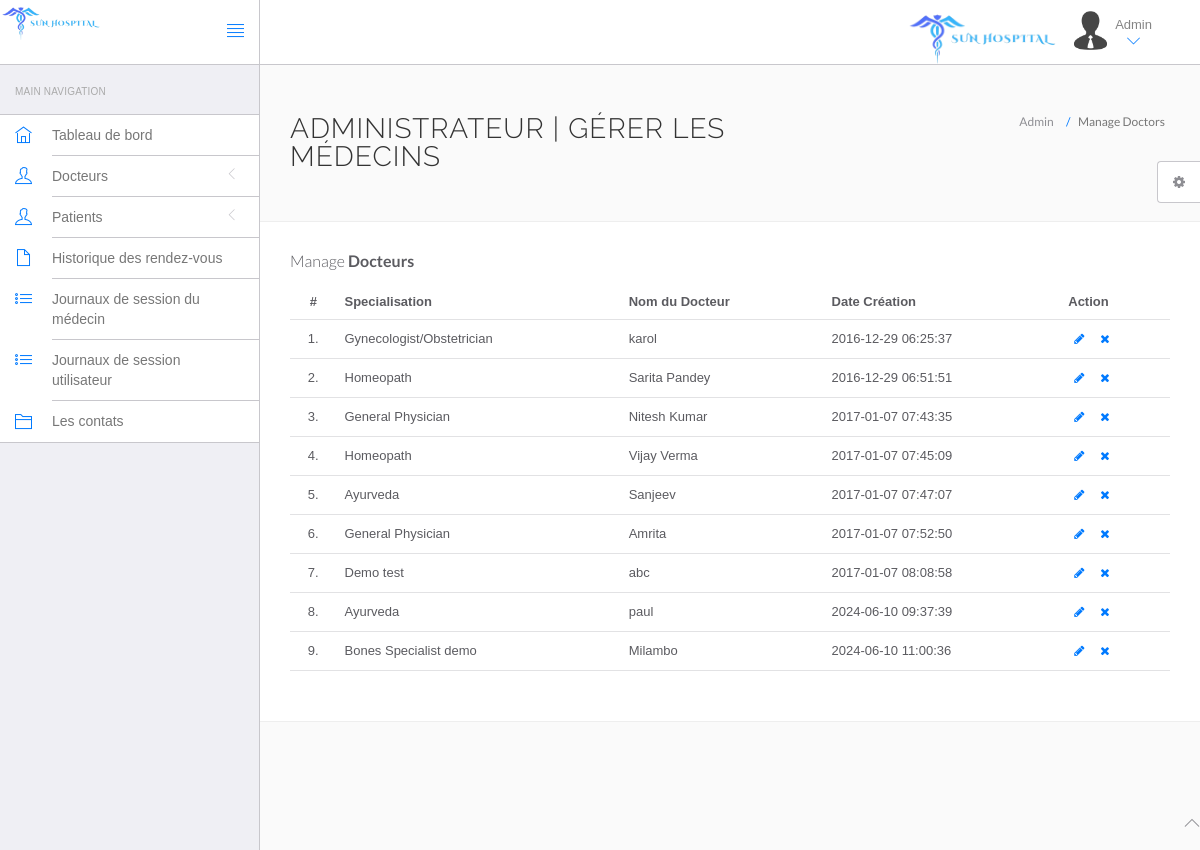
The page /hms/admin/manage-doctors.php (signed in) on the database its author committed.
### tables this page shows
CREATE TABLE `doctors` (
  `id` int NOT NULL,
  `specilization` varchar(255) NOT NULL,
  `doctorName` varchar(255) NOT NULL,
  `address` longtext NOT NULL,
  `docFees` varchar(255) NOT NULL,
  `contactno` bigint NOT NULL,
  `docEmail` varchar(255) NOT NULL,
  `password` varchar(255) NOT NULL,
  `creationDate` timestamp NOT NULL DEFAULT CURRENT_TIMESTAMP
);

### hms/admin/manage-doctors.php (the view, shortened to what this page needs)
<?php
require 'include/config.php';
?>
<!DOCTYPE html>
<html lang="en">
	<head>
		<link rel="stylesheet" href="vendor/bootstrap/css/bootstrap.min.css">
		<link rel="stylesheet" href="vendor/fontawesome/css/font-awesome.min.css">
		<link rel="stylesheet" href="vendor/themify-icons/themify-icons.min.css">
		<link href="vendor/animate.css/animate.min.css" rel="stylesheet" media="screen">
		<link href="vendor/perfect-scrollbar/perfect-scrollbar.min.css" rel="stylesheet" media="screen">
		<link href="vendor/switchery/switchery.min.css" rel="stylesheet" media="screen">
		<link href="vendor/bootstrap-touchspin/jquery.bootstrap-touchspin.min.css" rel="stylesheet" media="screen">
		<link href="vendor/select2/select2.min.css" rel="stylesheet" media="screen">
		<link href="vendor/bootstrap-datepicker/bootstrap-datepicker3.standalone.min.css" rel="stylesheet" media="screen">
		<link href="vendor/bootstrap-timepicker/bootstrap-timepicker.min.css" rel="stylesheet" media="screen">
		<link rel="stylesheet" href="assets/css/styles.css">
		<link rel="stylesheet" href="assets/css/plugins.css">
		<link rel="stylesheet" href="assets/css/themes/theme-1.css" id="skin_color" />
	</head>
	<body>
		<div id="app">
<?php require 'include/sidebar.php';?>
			<div class="app-content">
						<?php require 'include/header.php';?>
				<div class="main-content" >
					<div class="wrap-content container" id="container">
						<section id="page-title">
							<div class="row">
								<div class="col-sm-8">
									<h1 class="mainTitle">
									Administrateur | Gérer les médecins</h1>
																	</div>
								<ol class="breadcrumb">
									<li>
										<span>Admin</span>
									</li>
									<li class="active">
										<span>Manage Doctors</span>
									</li>
								</ol>
							</div>
						</section>
						<div class="container-fluid container-fullw bg-white">
									<div class="row">
								<div class="col-md-12">
									<h5 class="over-title margin-bottom-15">Manage <span class="text-bold">Docteurs</span></h5>
									<table class="table table-hover" id="sample-table-1">
										<thead>
											<tr>
												<th class="center">#</th>
												<th>Specialisation</th>
												<th class="hidden-xs">Nom du Docteur</th>
												<th> Date Création </th>
												<th>Action</th>
											</tr>
										</thead>
										<tbody>
<?php
$sql= $con->prepare("select * from doctors");
$sql->execute();
$array = $sql->fetchAll();
$cnt=1;
foreach($array as $row)
{
?>
											<tr>
												<td class="center"><?php echo $cnt;?>.</td>
												<td class="hidden-xs"><?php echo $row['specilization'];?></td>
												<td><?php echo $row['doctorName'];?></td>
												<td><?php echo $row['creationDate'];?>
												</td>
												<td >
												<div class="visible-md visible-lg hidden-sm hidden-xs">
							<a href="edit-doctor.php?id=<?php echo $row['id'];?>" class="btn btn-transparent btn-xs" tooltip-placement="top" tooltip="Edit"><i class="fa fa-pencil"></i></a>
	<a href="manage-doctors.php?id=<?php echo $row['id']?>&del=delete" onClick="return confirm('Are you sure you want to delete?')"class="btn btn-transparent btn-xs tooltips" tooltip-placement="top" tooltip="Remove"><i class="fa fa-times fa fa-white"></i></a>
												</div>
												</td>
											</tr>
											<?php
$cnt=$cnt+1;
											 }?>
										</tbody>
									</table>
								</div>
							</div>
								</div>
							</div>
						</div>
					</div>
				</div>
	<?php require 'include/footer.php';?>
	<?php require 'include/setting.php';?>
	</body>
</html>

### hms/admin/assets/css/themes/theme-1.css (style rules this page uses)
body { background: #FAFAFA; }

### rows shown on the page
doctors: specilization "Gynecologist/Obstetrician", doctorName "karol", creationDate "2016-12-29 06:25:37"
doctors: specilization "Homeopath", doctorName "Sarita Pandey", creationDate "2016-12-29 06:51:51"
doctors: specilization "General Physician", doctorName "Nitesh Kumar", creationDate "2017-01-07 07:43:35"
doctors: specilization "Homeopath", doctorName "Vijay Verma", creationDate "2017-01-07 07:45:09"
doctors: specilization "Ayurveda", doctorName "Sanjeev", creationDate "2017-01-07 07:47:07"
doctors: specilization "General Physician", doctorName "Amrita", creationDate "2017-01-07 07:52:50"
doctors: specilization "Demo test", doctorName "abc", creationDate "2017-01-07 08:08:58"
doctors: specilization "Ayurveda", doctorName "paul", creationDate "2024-06-10 09:37:39"
doctors: specilization "Bones Specialist demo", doctorName "Milambo", creationDate "2024-06-10 11:00:36"
